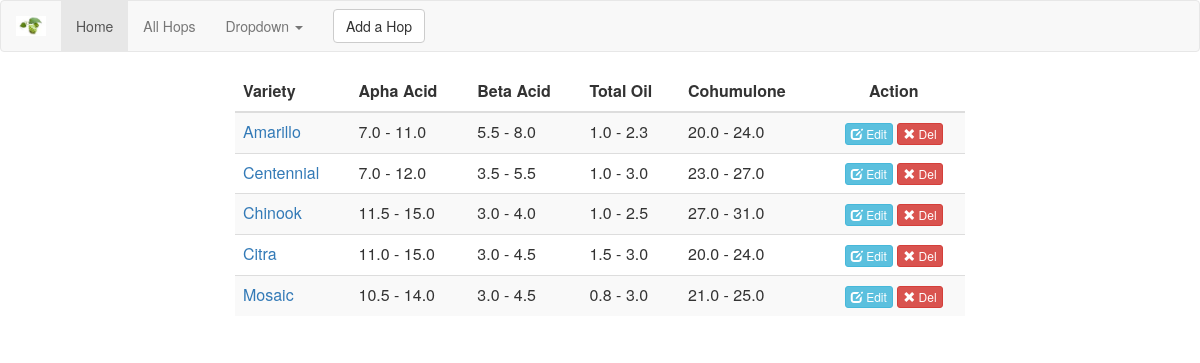
/hops/, run on an earlier commit of the app's database.
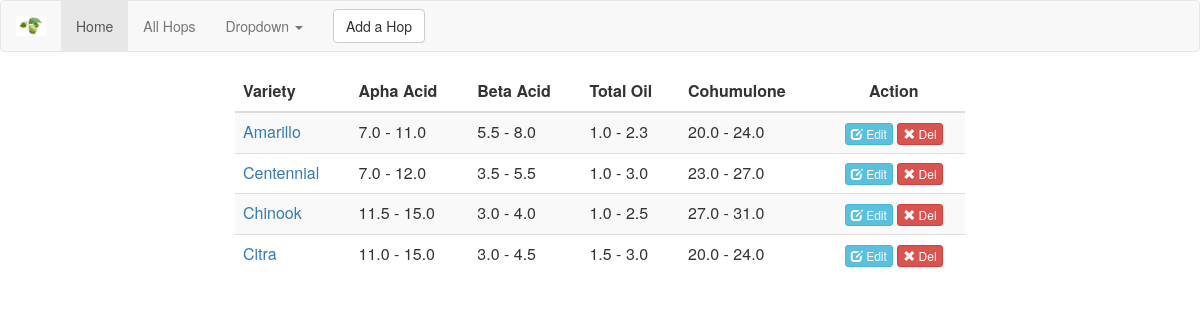
And on a later commit of the database.
### djangit/models.py (models this page shows, shortened)
class Hop(models.Model):
    hop_name = models.CharField(max_length=50, null=False, blank=False)
    alpha_acid_low = models.DecimalField(max_digits=4, decimal_places=1, null=False, blank=False, default='0')
    alpha_acid_high = models.DecimalField(max_digits=4, decimal_places=1, null=False, blank=False, default='0')
    beta_acid_low = models.DecimalField(max_digits=4, decimal_places=1, null=False, blank=False, default='0')
    beta_acid_high = models.DecimalField(max_digits=4, decimal_places=1, null=False, blank=False, default='0')
    total_oil_low = models.DecimalField(max_digits=4, decimal_places=1, null=False, blank=False, default='0')
    total_oil_high = models.DecimalField(max_digits=4, decimal_places=1, null=False, blank=False, default='0')
    cohumulone_low = models.DecimalField(max_digits=4, decimal_places=1, null=False, blank=False, default='0')
    cohumulone_high = models.DecimalField(max_digits=4, decimal_places=1, null=False, blank=False, default='0')

### djangit/views.py (the view)
# urls.py: url(r'^hops/(?P<id>[0-9]+)/edit/$', views.edithop, name='edithop'),
def hops(request):
    print "got to get all"
    print "request.method is"
    print request.method
    all_hops = Hop.objects.all().order_by('hop_name')
    template = loader.get_template('hops.html')
    model =  {
        "all_hops":all_hops
        }
    return HttpResponse(template.render(model))

### djangit/templates/hops.html
{% include '_navbar.html' %}
<html>
  <head>
  </head>
  <body>
    <div class="container">
      <div class="row col-md-8 col-md-offset-2 custyle">
        <table class="table table-striped custab">
          <thead>
            <tr>
              <th>Variety</th>
              <th>Apha Acid</th>
              <th>Beta Acid</th>
              <th>Total Oil</th>
              <th>Cohumulone</th>
              <th class="text-center">Action</th>
            </tr>
          </thead>
          {% for hop in all_hops %}
            <tr>
              <td><a href="/hops/{{hop.id}}/">{{ hop.hop_name }}</a></td>
              <td>{{ hop.alpha_acid_low }} - {{ hop.alpha_acid_high }}</td>
              <td>{{ hop.beta_acid_low }} - {{ hop.beta_acid_high }}</td>
              <td>{{ hop.total_oil_low }} - {{ hop.total_oil_high }}</td>
              <td>{{ hop.cohumulone_low }} - {{ hop.cohumulone_high }}</td>
              <td class="text-center"><a class='btn btn-info btn-xs' href="/hops/{{hop.id}}/edit/"><span class="glyphicon glyphicon-edit"></span> Edit</a> <a href="/hops/{{hop.id}}/delete/" class="btn btn-danger btn-xs"><span class="glyphicon glyphicon-remove"></span> Del</a></td>
            </tr>
          {% endfor %}
        </table>
      </div>
    </div>
  </body>
</html>

What changed in the data, as far as the page shows it:
removed Hop: hop_name "Mosaic", alpha_acid_low "10.5", alpha_acid_high "14.0", beta_acid_low "3.0", beta_acid_high "4.5", total_oil_low "0.8", total_oil_high "3.0", cohumulone_low "21.0", cohumulone_high "25.0"
